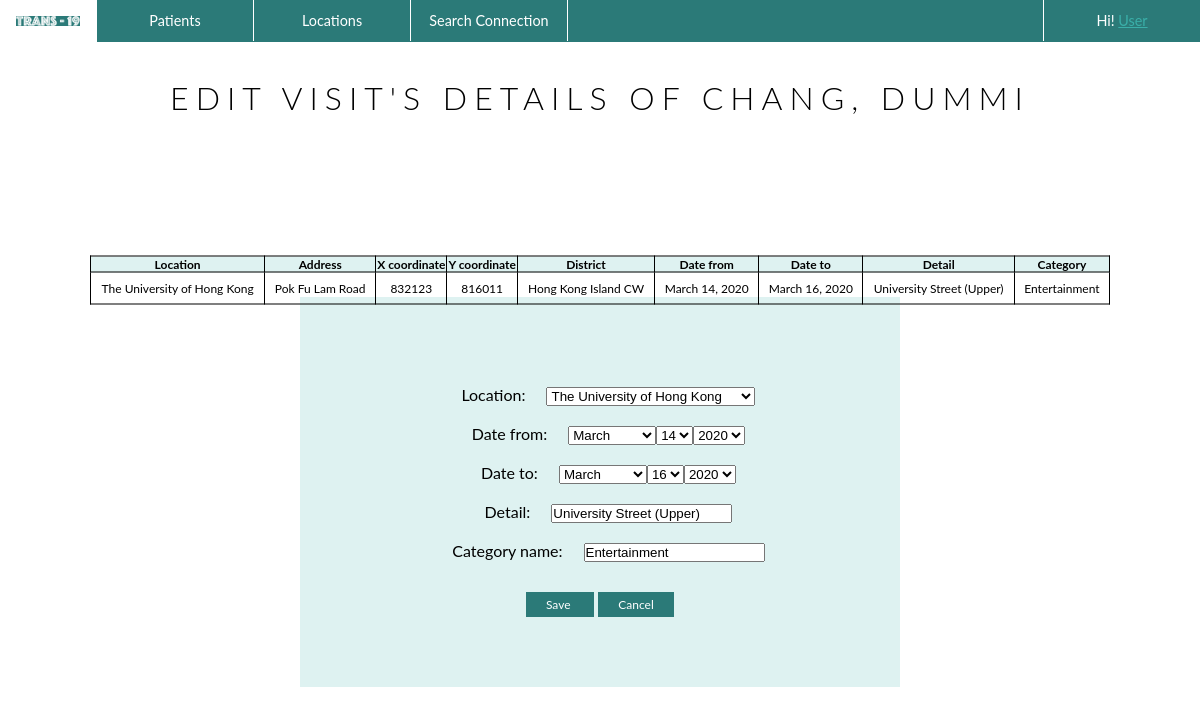
The app's page /patient_corner/1/editvisit/1 with its own data.
### patient_corner/models.py (models this page shows, shortened)
class Visit(models.Model):
    patient = models.ForeignKey(Patient, on_delete=models.CASCADE)
    location = models.ForeignKey(Location, on_delete=models.CASCADE)
    date_from = models.DateField()
    date_to = models.DateField()
    detail = models.CharField(max_length=50)
    category_name = models.CharField(max_length=15)

class Patient(models.Model):
    caseId = models.AutoField(primary_key=True)
    first_name = models.CharField(max_length=15)
    last_name = models.CharField(max_length=15)
    Id_doc_num = models.CharField(max_length=15)
    date_of_birth = models.DateField()
    confirmed_date = models.DateField()

class Location(models.Model):
    location_name = models.CharField(max_length=50)
    address = models.CharField(max_length=50)
    x_coord = models.BigIntegerField()
    y_coord = models.BigIntegerField()
    district_name = models.CharField(max_length=30)
    def __str__(self):
        return self.location_name

### patient_corner/views.py (the view, shortened to what this page needs)
class Editvisit(UpdateView):
    model = Visit
    form_class = VisitCreateForm
    template_name = "patient_corner/edit_visit.html"
    def get_object(self, *args, **kwargs):
        visit = get_object_or_404(Visit, pk=self.kwargs['visit'])
        return visit

### patient_corner/forms.py (shortened to what this page needs)
class VisitCreateForm(forms.ModelForm):
    date_from = forms.DateField(widget = forms.SelectDateWidget(years=range(2019,2021)))
    date_to = forms.DateField(widget = forms.SelectDateWidget(years=range(2019,2021)))
    class Meta:
        model = Visit
        exclude = ['patient']
    def __init__(self, *args, **kwargs):
        super().__init__(*args, **kwargs)
        self.fields['location'].queryset = Location.objects.all().order_by('location_name')

### templates/patient_corner/edit_visit.html (shortened to what this page needs)
{%load static%}
<!DOCTYPE html>
<html>
<head>
  <link rel="stylesheet" type="text/css" href="{% static 'css/templatestyle.css'%}">
</head>
<body>
<header>
    <div class="menu">
      <ul>
        <li class="logo"><a href="{% url 'home' %}"><img src="{% static 'media/logo_navigation.png' %}" style = "max-width: 100%;" alt ="TRANS-19"></a></li>
        <li class="dropdown">
          <a href="{% url 'patients' %}" class="dropbtn">Patients</a>
        </li>
        <li class="dropdown">
          <a href="{% url 'locations' %}" class="dropbtn">Locations</a>
        </li>
        <li class="dropdown">
          <a href="{% url 'searchconnection' %}">Search Connection</a>
        </li>
        <li class="dropdown" style="float:right; border-left: 1px solid white;  border-right: 0px solid white;  ">
          <a href="{% url 'locations' %}" class="dropbtn">Hi! <u>User</u></a>
        </li>
      </ul>
    </div>
</header>
<div class="title">
  <h1 style="text-align:center">EDIT VISIT'S DETAILS OF {{ visit.patient.last_name }}, {{ visit.patient.first_name }} </h1>
</div>
  <table>
    <tr>
      <th>Location</th>
      <th>Address</th>
      <th>X coordinate</th>
      <th>Y coordinate</th>
      <th>District</th>
      <th>Date from</th>
      <th>Date to</th>
      <th>Detail</th>
      <th>Category</th>
    </tr>
    <tr>
    <td>{{ visit.location.location_name }}</td>
    <td>{{ visit.location.address }}</td>
      <td>{{ visit.location.x_coord }}</td>
      <td>{{ visit.location.y_coord }}</td>
      <td>{{ visit.location.district_name }}</td>
      <td>{{ visit.date_from }} </td>
      <td>{{ visit.date_to }}</td>
      <td>{{ visit.detail }}</td>
      <td>{{ visit.category_name }}</td>
      </tr>
    </table>
<div class="form">
  <form method="POST" >
    <p>
      {% for field in form %}
      <div class="field" style="margin: 3%;">
        <label for="{{ field.id_for_label }}" class="label" style="margin: 3%;">{{ field.label_tag }}</label>
        {{ field }}
      </div>
      {% endfor %}
    </p>
    <center>
      <button class="buttoncentre" style="margin-top: 2%; padding-right: 8%;" type="submit">Save</button>
      <a href="{% url 'patient_visit' visit.patient.caseId %}" style="margin-top: 2%;" class="buttoncentre">Cancel</a>
    </center>
  </form>
</div>
</body>
</html>

### static/css/templatestyle.css (style rules this page uses)
* { margin: 0; padding: 0; }
body { font-family: 'lato'; }
h1 { font-family: 'lato'; font-weight: 300; letter-spacing: 7px; text-transform: uppercase; }
u { font-family: 'lato'; color: #3aafa9; }
.title { font-family: 'lato'; padding-top: 3vw; }
p { font-family: 'lato'; font-size: 1.5vw; }
.buttoncentre { font-family: 'lato'; background-color: #2B7A78; border: none; color: white; padding: 5px 20px; display: inline-block; text-decoration: none; font-size: 1vw; cursor: pointer; width: 3vw; }
.form { font-family: 'lato'; background-color: #DEF2F1; width: 50vw; text-align: center; padding: 70px 0; margin-left: 25%; margin-right: 25%; margin-top: 15%; }
table { font-family: 'lato'; border-collapse: collapse; width: 85%; table-layout: auto; font-size: 1vw; position: absolute; top: 35%; left: 50%; margin-right: -50%; transform: translate(-50%, -50%); }
th { font-family: 'lato'; background-color: #DEF2F1; border: 1px solid black; font-size: 1vw; }
td { font-family: 'lato'; border: 1px solid black; table-layout: auto; text-align: center; padding: 8px; font-size: 1vw; }
.logo { font-family: 'phosphateinlineroman'; display: block; border-right: 1px solid white; color: white; text-align: center; text-decoration: none; font-size: 1.3vw; max-width: 8vw; }
ul { max-width: 100%; font-family: 'Lato'sans-serif; font-size: 1.2vw; min-width: 100px; list-style-type: none; margin: 0; padding: 0; overflow: hidden; background-color: #2B7A78; }
li { float: left; width: 13vw; }
li a, .dropbtn { display: block; color: white; text-align: center; padding: 12px 16px; text-decoration: none; }
li.dropdown { border-right: 1px solid white; width: 13vw; text-align: center; }

### records on screen
Visit: patient.last_name "CHANG", patient.first_name "DUMMI", location.location_name "The University of Hong Kong", location.address "Pok Fu Lam Road", location.x_coord "832123", location.y_coord "816011", location.district_name "Hong Kong Island CW", date_from "March 14, 2020", date_to "March 16, 2020", detail "University Street (Upper)", category_name "Entertainment", form "The University of Hong Kong" "University Street (Upper)" "Entertainment"

### other values on screen
{{ field.label_tag }} "Location:" "Date from:" "Date to:" "Detail:" "Category name:"
